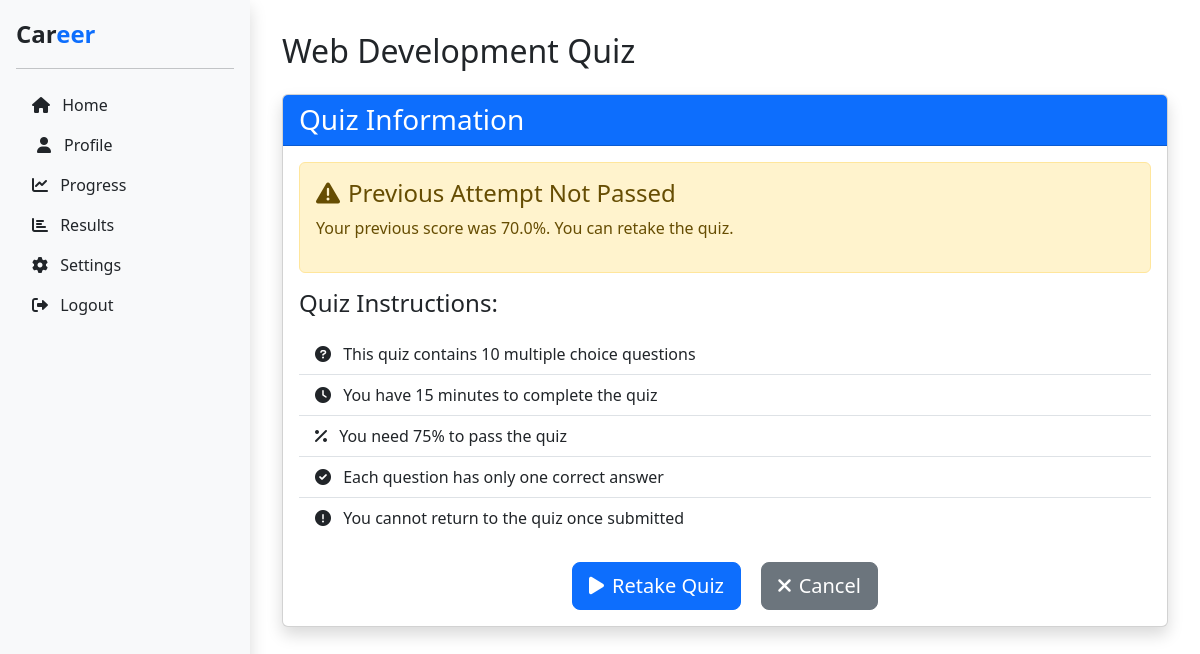
/quiz/24/start/ (signed in), run on the app's committed database.
### cgs/models.py (models this page shows, shortened)
class Quiz(models.Model):
    course = models.OneToOneField(Course, on_delete=models.CASCADE, related_name='quiz')
    title = models.CharField(max_length=200)
    description = models.TextField()
    duration = models.IntegerField(default=15)  # Duration in minutes
    pass_percentage = models.IntegerField(default=75)

class QuizAttempt(models.Model):
    user = models.ForeignKey(User, on_delete=models.CASCADE)
    quiz = models.ForeignKey(Quiz, on_delete=models.CASCADE)
    start_time = models.DateTimeField(auto_now_add=True)
    end_time = models.DateTimeField(null=True, blank=True)
    score = models.FloatField(null=True, blank=True)

### cgs/views.py (the view, shortened to what this page needs)
# urls.py: path('quiz/<int:course_id>/start/', views.quiz_start, name='quiz_start'),
@session_login_required
def quiz_start(request, course_id):
    course = get_object_or_404(Course, id=course_id)
    user_id = request.session.get("user_id")
    try:
        user = User.objects.get(id=user_id)
        try:
            quiz = Quiz.objects.get(course=course)
        except Quiz.DoesNotExist:
            messages.error(request, "No quiz available for this course.")
            return redirect("dashboard")
        previous_attempts = QuizAttempt.objects.filter(
            user=user,
            quiz=quiz,
            end_time__isnull=False
        ).order_by('-end_time')
        if previous_attempts.exists():
            latest_attempt = previous_attempts.first()
            return render(
                request,
                "quiz_start.html",
                {
                    "course": course,
                    "quiz": quiz,
                    "previous_failed": True,
                    "latest_score": latest_attempt.score
                }
            )
        return render(request, "quiz_start.html", {"course": course, "quiz": quiz})
    except User.DoesNotExist:
        request.session.flush()
        return redirect("login")

### cgs/views.py (called while the page is built)
def session_login_required(function):
    @wraps(function)
    def wrap(request, *args, **kwargs):
        user_id = request.session.get("user_id")
        if user_id:
            return function(request, *args, **kwargs)
        else:
            return redirect(f"{reverse('login')}?next={request.path}")
    return wrap

### cgs/templates/quiz_start.html (shortened to what this page needs)
{% load static %}
<!DOCTYPE html>
<html lang="en">
<head>
    <link href="https://cdn.jsdelivr.net/npm/bootstrap@5.3.2/dist/css/bootstrap.min.css" rel="stylesheet">
    <link rel="stylesheet" href="https://cdnjs.cloudflare.com/ajax/libs/font-awesome/6.0.0/css/all.min.css">
</head>
<body>
    <div class="d-flex">
        <div class="bg-light shadow sidebar">
            <div class="d-flex flex-column p-3 h-100">
                <a href="{% url 'dashboard' %}"
                    class="d-flex align-items-center mb-3 mb-md-0 me-md-auto text-dark text-decoration-none">
                    <span class="fs-4 fw-bold">Car<span class="text-primary">eer</span></span>
                </a>
                <hr>
                <ul class="nav nav-pills flex-column mb-auto">
                    <li class="nav-item">
                        <a href="{% url 'dashboard' %}" class="nav-link text-dark">
                            <i class="fa-solid fa-house me-2"></i> <span>Home</span>
                        </a>
                    </li>
                    <li>
                        <a href="{% url 'profile' %}" class="nav-link text-dark">
                            <div class="d-flex align-items-center">
                                <div class="profile-pic-container me-2">
                                    {% if user.profile_picture %}
                                    <img src="{{ user.get_profile_picture_url }}" alt="Profile" class="profile-pic">
                                    {% else %}
                                    <i class="fas fa-user"></i>
                                    {% endif %}
                                </div>
                                <span>Profile</span>
                            </div>
                        </a>
                    </li>
                    <li>
                        <a href="{% url 'progress' %}" class="nav-link text-dark">
                            <i class="fas fa-chart-line me-2"></i> <span>Progress</span>
                        </a>
                    </li>
                    <li>
                        <a href="{% url 'quiz_results' %}" class="nav-link text-dark">
                            <i class="fas fa-chart-bar me-2"></i> <span>Results</span>
                        </a>
                    </li>
                    <li>
                        <a href="{% url 'settings' %}" class="nav-link text-dark">
                            <i class="fas fa-cog me-2"></i> <span>Settings</span>
                        </a>
                    </li>
                    <li>
                        <a href="{% url 'logout' %}" class="nav-link text-dark">
                            <i class="fas fa-sign-out-alt me-2"></i> <span>Logout</span>
                        </a>
                    </li>
                </ul>
            </div>
        </div>
        <div class="main-content">
            <div class="container-fluid p-0">
                <h2 class="mb-4">{{ quiz.title }}</h2>
                <div class="card shadow">
                    <div class="card-header bg-primary text-white">
                        <h3 class="mb-0">Quiz Information</h3>
                    </div>
                    <div class="card-body">
                        {% if previous_passed %}
                        <div class="alert alert-success">
                            <h4><i class="fas fa-trophy me-2"></i>Quiz Already Passed!</h4>
                            <p>Congratulations! You have successfully passed this quiz.</p>
                        </div>
                        {% if job_recommendations %}
                        <div class="recommendations-container">
                            <div class="card shadow-sm mb-4">
                                <div class="card-header bg-primary text-white">
                                    <h4 class="mb-0"><i class="fas fa-briefcase me-2"></i>Recommended Jobs</h4>
                                </div>
                                <div class="card-body">
                                    <div class="row row-cols-1 row-cols-md-2 g-4">
                                        {% for job in job_recommendations %}
                                        <div class="col">
                                            <div class="course-card h-100 position-relative">
                                                <div class="card-body">
                                                    <h5 class="card-title text-primary">{{ job.job_title|title }}</h5>
                                                    <h6 class="card-subtitle mb-2 text-muted">
                                                        <i class="fas fa-building me-1"></i> {{ job.company_name|title }}
                                                    </h6>
                                                    <div class="d-flex mt-3 mb-2">
                                                        <span class="badge bg-secondary me-2">
                                                            <i class="fas fa-layer-group me-1"></i> {{ job.seniority_level|title }}
                                                        </span>
                                                        <span class="badge bg-secondary">
                                                            <i class="fas fa-clock me-1"></i> {{ job.employment_type|title }}
                                                        </span>
                                                    </div>
                                                    <p class="card-text">
                                                        <i class="fas fa-map-marker-alt me-1 text-danger"></i> {{ job.location|title }}
                                                    </p>
                                                    <p class="card-text">
                                                        <i class="fas fa-industry me-1"></i> {{ job.industry|title }}
                                                    </p>
                                                </div>
                                            </div>
                                        </div>
                                        {% endfor %}
                                    </div>
                                </div>
                            </div>
                        </div>
                        {% endif %}
                        <div class="text-center mt-4">
                            <a href="{% url 'dashboard' %}" class="btn btn-primary btn-lg">
                                <i class="fas fa-home me-2"></i>Return to Dashboard
                            </a>
                        </div>
                        {% elif previous_failed %}
                        <div class="alert alert-warning">
                            <h4><i class="fas fa-exclamation-triangle me-2"></i>Previous Attempt Not Passed</h4>
                            <p>Your previous score was {{ latest_score|floatformat:1 }}%. You can retake the quiz.</p>
                        </div>
                        <h4>Quiz Instructions:</h4>
                        <ul class="list-group list-group-flush mt-3">
                            <li class="list-group-item">
                                <i class="fas fa-question-circle me-2"></i>
                                This quiz contains {{ quiz.questions.count }} multiple choice questions
                            </li>
                            <li class="list-group-item">
                                <i class="fas fa-clock me-2"></i>
                                You have {{ quiz.duration }} minutes to complete the quiz
                            </li>
                            <li class="list-group-item">
                                <i class="fas fa-percentage me-2"></i>
                                You need {{ quiz.pass_percentage }}% to pass the quiz
                            </li>
                            <li class="list-group-item">
                                <i class="fas fa-check-circle me-2"></i>
                                Each question has only one correct answer
                            </li>
                            <li class="list-group-item">
                                <i class="fas fa-exclamation-circle me-2"></i>
                                You cannot return to the quiz once submitted
                            </li>
                        </ul>
                        <div class="text-center mt-4">
                            <a href="{% url 'quiz_questions' quiz.id %}" class="btn btn-primary btn-lg">
                                <i class="fas fa-play me-2"></i>Retake Quiz
                            </a>
                            <a href="{% url 'dashboard' %}" class="btn btn-secondary btn-lg ms-3">
                                <i class="fas fa-times me-2"></i>Cancel
                            </a>
                        </div>
                        {% endif %}
                    </div>
                </div>
            </div>
        </div>
    </div>
</body>
</html>

### cgs/templates/quiz_start.html (style rules this page uses)
.sidebar { width: 250px; min-height: 100vh; position: fixed; z-index: 100; }
.main-content { margin-left: 250px; padding: 2rem; width: calc(100% - 250px); }
.profile-pic-container { width: 24px; height: 24px; display: flex; align-items: center; justify-content: center; }

### data on the page
Quiz: title "Web Development Quiz", questions.count "10", duration "15", pass_percentage "75"
QuizAttempt: score "70.0"
